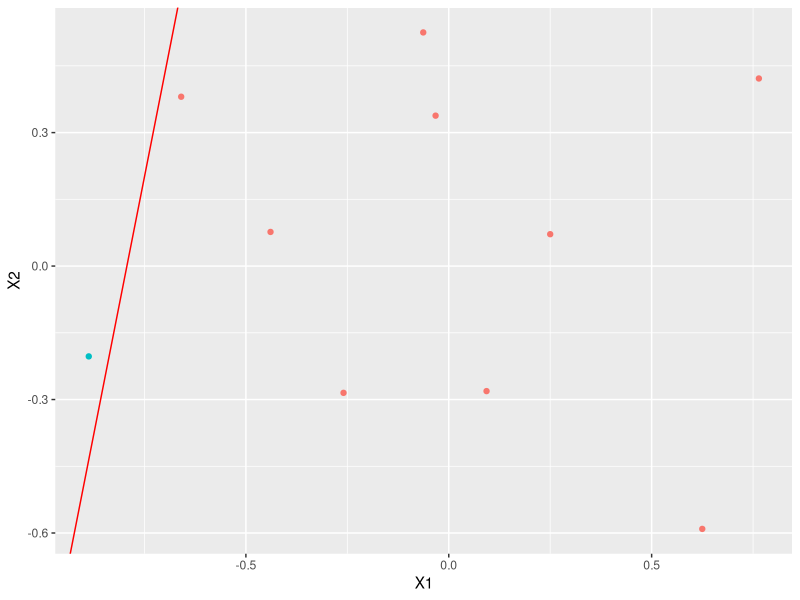
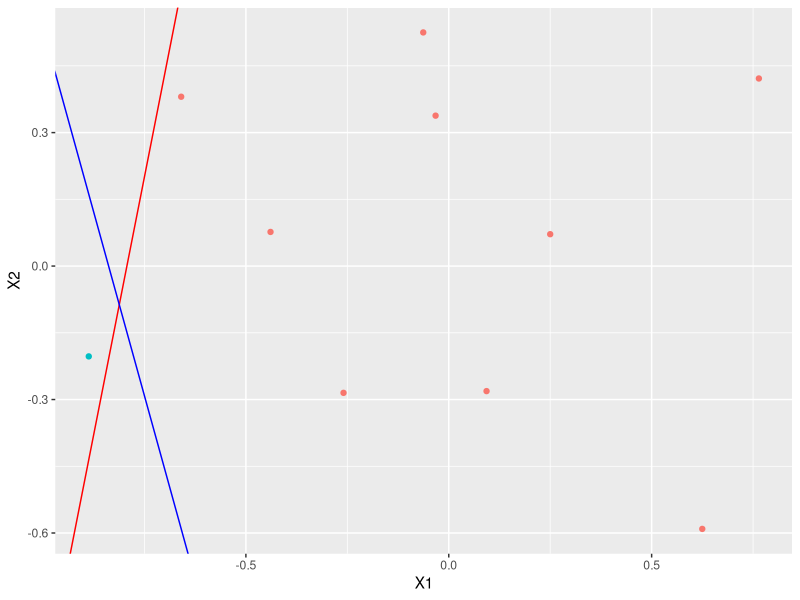

Generate these figures, in order, with R:
set.seed(100)
pla_h<-function(X,w)
{
  scalar_prod<-as.matrix(cbind(1,X$X1,X$X2))%*%as.matrix(w) 
  return(as.vector(sign(scalar_prod)))
}

f<-function(X)
{
  return(pla_h(X,c(w0,w1,w2)))
}

w0<-runif(1,min=-999,max=999)
w1<-runif(1,min=-999,max=999)
w2<-runif(1,min=-999,max=999)

D<-data.frame(X1=runif(10,min=-1,max=1),X2=runif(10,min=-1,max=1))
D<-cbind(D,y=f(D))

library(ggplot2)
p<-ggplot(D,aes(x=X1,y=X2,col=as.factor(y+3)))+geom_point()+theme(legend.position="none")
p_f<-p+geom_abline(slope=-w1/w2,intercept=-w0/w2,colour="red")
p_f

iter=1
w=c(0,0,0)
while(iter<15)
{
y_pred=pla_h(D[,1:2],w)
D_mis<-subset(D,y!=y_pred)
if(nrow(D_mis)==0){
  break
  }
#####Choose one misclassified point
else{  
x_t=D_mis[1,]
aaa<-c(1,x_t$X1,x_t$X2)
w=w+(aaa*x_t$y)
print(iter)
iter=iter+1
  }  
}  
w=t(t(w))
p_g<-p_f+geom_abline(slope=-w[2,]/w[3,],intercept=-w[1,]/w[3,],color="blue")
p_g

